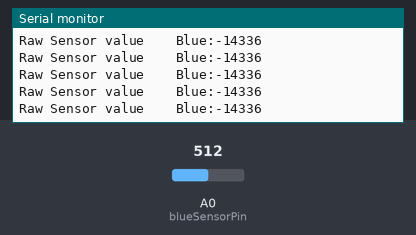
Recording of a sketch running on a simulated Arduino Uno, built with avr-gcc and run on an emulated ATmega328P. Shown: the last lines printed to the serial monitor. Inputs (shaded band) come from the test bench; at power-on: A0 (blueSensorPin) = 512.

Above: at 1.2 s.
1.3 s: A0 (blueSensorPin) set to 335
At 2.0 s:
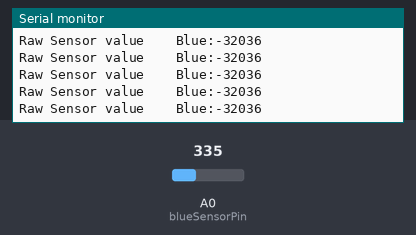
4.3 s: A0 (blueSensorPin) set to 314
At 4.9 s:
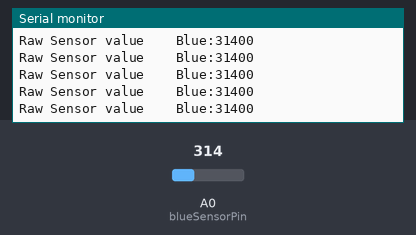
13.3 s: A0 (blueSensorPin) set to 11
At 14.0 s:
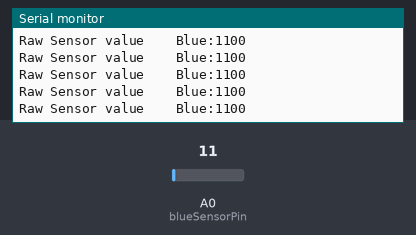
14.8 s: A0 (blueSensorPin) set to 8
At 15.4 s:
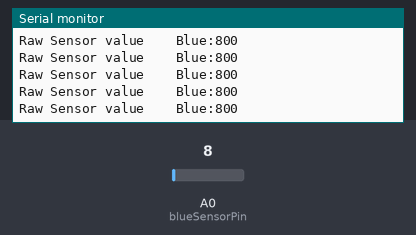
Timing chart, 0 to 17.8 s (numbered marks = the images above; inputs shaded):
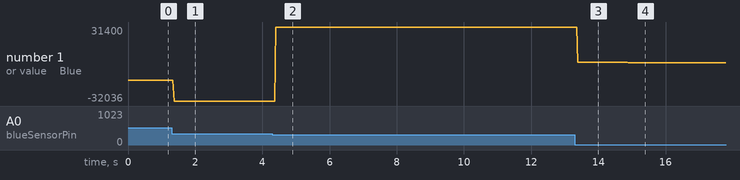

The sketch:

sketch_jan25a.ino
```cpp
int blueSensorPin=A0;

void setup()
{Serial.begin(9600);
 pinMode(blueSensorPin, INPUT);
// pinMode(blueLEDPin, OUTPUT);
}
// Read phototransistor light levels, display raw and converted analog values.
// Produce varying intensity LED levels
void loop()
{
 int blueSensorValue = analogRead(blueSensorPin);
 delay(5);
 Serial.print("Raw Sensor value \t Blue:");
 Serial.println(blueSensorValue%1024*100);
 //delay(1000);
 //blueValue = blueSensorValue/4;

// Serial.print("Mapped Sensor Value \t Blue:");
// Serial.println(blueValue);
// //delay(1000);
// //analogWrite(blueLEDPin, blueValue);
//
}
```

Measured:
- after the input at 1.3 s, the serial monitor: prints a new line after 0.07 s (image 1)
- after the input at 4.3 s, the serial monitor: prints a new line after 0.10 s (image 2)
- after the input at 13.3 s, the serial monitor: prints a new line after 0.09 s (image 3)
- after the input at 14.8 s, the serial monitor: prints a new line after 0.09 s (image 4)
- plotted number 1: -14336 → -32036 after the input at 1.3 s, -32036 → 31400 after the input at 4.3 s, 31400 → 1100 after the input at 13.3 s, 1100 → 800 after the input at 14.8 s
